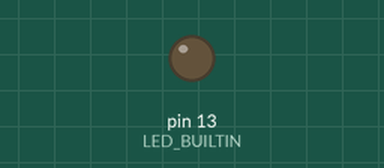
Simulated run of this sketch. Board: Arduino Uno, built with avr-gcc and run on an emulated ATmega328P. Shown: output pins drawn as LEDs (lit = HIGH).

Above: at 2.3 s.
At 42.0 s:
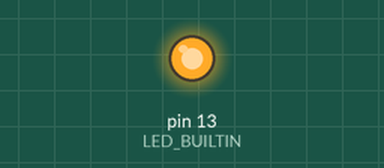
Timing chart, 0 to 43.2 s (numbered marks = the images above):
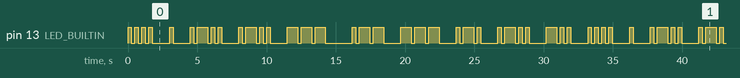

The sketch:

Arduino_hello_world.ino
```cpp
const char* morseCode[] = {
  "....", // H
  ".",    // E
  ".-..", // L
  ".-..", // L
  "---",  // O
  ".--",  // W
  "---",  // O
  ".-.",  // R
  ".-..", // L
  "-.."   // D
};

const char* letters = "HELLOWORLD"; //Letters

const char* message = "HELLO WORLD"; // Message

void setup() {
  pinMode(LED_BUILTIN, OUTPUT);
}

void loop() {
  for (int i = 0; message[i] != '\0'; i++) {
    char c = message[i];

    if (c == ' ') {
      delay(700); // Waiting Between Hello and World
      continue;
    }

    // Check morse code
    int index = getMorseIndex(c);
    if (index != -1) { // Index Check
      showMorse(morseCode[index]);

      delay(1000);
    } else {
    }
  }
}

int getMorseIndex(char c) {
  // Looks for letter's index in letters
  for (int i = 0; letters[i] != '\0'; i++) {
    if (letters[i] == c) {
      return i; // Index
    }
  }
  return -1; // Invalid Letter
}

void showMorse(const char* code) {
  for (int i = 0; code[i] != '\0'; i++) {
    if (code[i] == '.') {
      digitalWrite(LED_BUILTIN, HIGH); //Turn on the led
      delay(250); // (.) delay
      digitalWrite(LED_BUILTIN, LOW); //Turn off the led
      delay(250);
    } else if (code[i] == '-') {
      digitalWrite(LED_BUILTIN, HIGH); //Turn on the led
      delay(750); // (-) delay
      digitalWrite(LED_BUILTIN, LOW); //Turn off the led
      delay(250);
    }
  }
}
```

calculator.c
```cpp
#include <stdio.h>

float sum();
float subs();
float multiply();
float divide();
float power();
float average();
float max_of_nums();

int main(){
  int operator;

  while (operator != 0){

    printf("\n\n\n\nWELCOME TO GTU CALCULATOR MACHINE\nSTUDENT NAME: AHMET YAŞAR GÖKSU\nPLEASE SELECT FROM THE FOLLOWING\nMENU : \n");
    printf("(1) ADD TWO NUMBERS\n"
          "(2) SUBTRACT TWO NUMBERS\n"
          "(3) MULTIPLY TWO NUMBERS\n"
          "(4) DIVIDE TWO NUMBERS\n"
          "(5) TAKE THE NTH POWER OF A NUMBER\n"
          "(6) FIND AVERAGE OF NUMBERS INPUTTED\n"
          "(7) FIND THE MAXIMUM OF NUMBERS INPUTTED\n"
          "(0) EXIT\n"
          "PLEASE SELECT: ");
    scanf("%d", &operator);
    if (operator == 1) {
      sum();
    } else if (operator == 2) {
      subs();
    } else if (operator == 3) {
      multiply();
    } else if (operator == 4) {
      divide();
    } else if (operator == 5) {
      power();
    } else if (operator == 6) {
      average();
    } else if (operator == 7) {
      max_of_nums();
    }
  }
}

float power(){
  float num1, result, is_input_ok;
  int num2;
  result = 1;
  is_input_ok = 0;
  while (!is_input_ok){
    printf("Enter first number: ");
    if (scanf("%f", &num1) != 1) {
       printf("Invalid input. Please enter an float.\n");
       while (getchar() != '\n');
    } else {
      break;
    }
  }

  while (!is_input_ok){
    printf("Enter the power of %.2f you want: ", num1);
    if (scanf("%d", &num2) != 1) {
       printf("Invalid input. Please enter an integer.\n");
       while (getchar() != '\n');
    } else {
      break;
    }
  }
  if (num2 == 0){
    printf("The %d. power of %.2f is 1\n", num2, num1);
    return 1;
  }


  if (num2 > 0) {
    for (int i = 0; i < num2; i++){
      result *= num1;
    }
    printf("The %d. power of %.2f is %.2f.\n", num2, num1, result);
  } else if (num2 < 0) {
      num2 *= -1;
      for (int i = 0; i < num2; i++){
        result *= num1;
    }
    result = 1 / result;
    printf("The -%d. power of %.2f is %.2f.\n", num2, num1, result);
  }

  return result;
}

float max_of_nums() {
    float max_num = 0;
    float nums;
    char input;

    printf("Please enter numbers (type 'e' or 'E' to finish):\n");

    while (1) {
        printf("Enter a number or 'e': ");

        if (scanf(" %c", &input) != 1) {
            printf("Error reading input. Try again.\n");
            continue;
        }

        if (input == 'e' || input == 'E') {
            break;
        }

        ungetc(input, stdin);
        if (scanf("%f", &nums) == 1) {
            if (nums > max_num) {
              max_num = nums;
            }
        } else {
            printf("Invalid input. Please enter a valid number.\n");
            while (getchar() != '\n');
        }
    }
    printf("Maximum of numbers inputted: %.2f\n", max_num);


}

float average() {
    int counter = 0;
    float result = 0;
    float nums;
    char input;

    printf("Please enter numbers (type 'e' or 'E' to finish):\n");

    while (1) {
        printf("Enter a number or 'e': ");

        if (scanf(" %c", &input) != 1) {
            printf("Error reading input. Try again.\n");
            continue;
        }

        if (input == 'e' || input == 'E') {
            break;
        }

        ungetc(input, stdin);
        if (scanf("%f", &nums) == 1) {
            result += nums;
            counter++;
        } else {
            printf("Invalid input. Please enter a valid number.\n");
            while (getchar() != '\n');
        }
    }


    if (counter > 0) {
        printf("The average of these numbers = %.2f\n" , result/counter);
        return result / counter;
    } else {
        printf("No numbers were entered. The result is 0.00.\n");
        return 0.0;
    }
}


float sum(){
  float num1, num2, result, is_input_ok;

  is_input_ok = 0;
  while (!is_input_ok){
    printf("Enter first number: ");
    if (scanf("%f", &num1) != 1) {
       printf("Invalid input. Please enter an float.\n");
       while (getchar() != '\n');
    } else {
      break;
    }
  }

  while (!is_input_ok){
    printf("Enter second number: ");
    if (scanf("%f", &num2) != 1) {
       printf("Invalid input. Please enter an float.\n");
       while (getchar() != '\n');
    } else {
      break;
    }
  }
  result = num1 + num2;
  printf("%.2f + %.2f = %.2f\n", num1, num2, result);
  return result;
}

float subs(){
  float num1, num2, result, is_input_ok;

  is_input_ok = 0;
  while (!is_input_ok){
    printf("Enter first number: ");
    if (scanf("%f", &num1) != 1) {
       printf("Invalid input. Please enter an float.\n");
       while (getchar() != '\n');
    } else {
      break;
    }
  }

  while (!is_input_ok){
    printf("Enter second number: ");
    if (scanf("%f", &num2) != 1) {
       printf("Invalid input. Please enter an float.\n");
       while (getchar() != '\n');
    } else {
      break;
    }
  }
  result = num1 - num2;
  printf("%.2f - %.2f = %.2f\n", num1, num2, result);
  return result;
}

float multiply(){
  float num1, num2, result, is_input_ok;
  is_input_ok = 0;
  while (!is_input_ok){
    printf("Enter first number: ");
    if (scanf("%f", &num1) != 1) {
       printf("Invalid input. Please enter an float.\n");
       while (getchar() != '\n');
    } else {
      break;
    }
  }

  while (!is_input_ok){
    printf("Enter second number: ");
    if (scanf("%f", &num2) != 1) {
       printf("Invalid input. Please enter an float.\n");
       while (getchar() != '\n');
    } else {
      break;
    }
  }
  result = num1 * num2;
  printf("%.2f x %.2f = %.2f\n", num1, num2, result);
  return result;
}

float divide(){
  float num1, num2, result, is_input_ok;

  is_input_ok = 0;
  while (!is_input_ok){
    printf("Enter first number: ");
    if (scanf("%f", &num1) != 1) {
       printf("Invalid input. Please enter an float.\n");
       while (getchar() != '\n');
    } else {
      break;
    }
  }

  while (!is_input_ok){
    printf("Enter second number: ");
    if (scanf("%f", &num2) != 1) {
       printf("Invalid input. Please enter an float.\n");
       while (getchar() != '\n');
    } else if (num2 == 0){
       printf("Invalid input. Second number cannot be zero!\n");
       while (getchar() != '\n');
    }else {
      break;
    }
  }
  result = num1 / num2;
  printf("%.2f / %.2f = %.2f\n", num1, num2, result);
  return result;
}
```

Measured:
- by itself, pin 13 (LED_BUILTIN): moves between LOW and HIGH, repeating every 33.2 s
- by itself, everything shown: repeats every 33.2 s, in 64 steps
